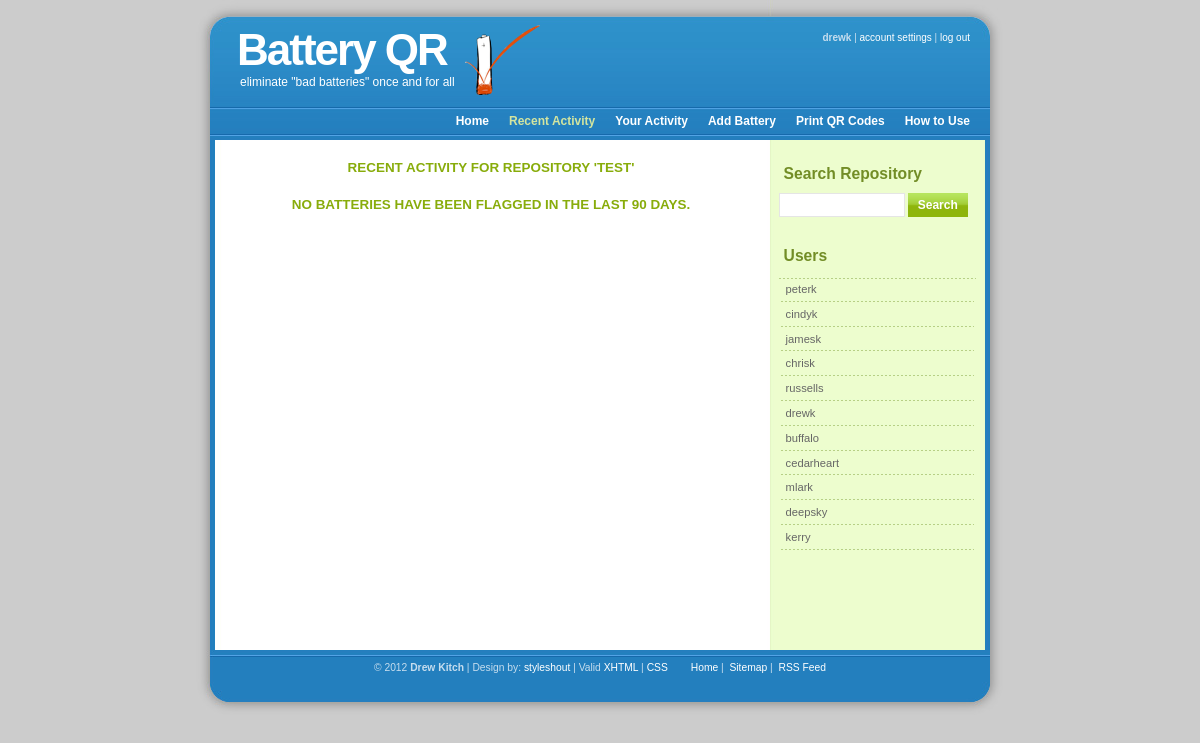
Screenshot of /batteryqr.com/recent_activity.php (signed in) with the database file from the repository.
### tables this page shows
CREATE TABLE `battery_login` (
  `login_id` int(10) unsigned NOT NULL AUTO_INCREMENT,
  `login_name` varchar(25) NOT NULL,
  `login_password` varchar(42) NOT NULL,
  `login_admin` tinyint(1) DEFAULT '0',
  `repository_id` int(10) unsigned NOT NULL,
  `date_deleted` int(10) unsigned NOT NULL,
  PRIMARY KEY (`login_id`),
  UNIQUE KEY `login_name` (`login_name`),
  KEY `repository_id` (`repository_id`)
);

CREATE TABLE `battery_repository` (
  `repository_id` int(10) unsigned NOT NULL AUTO_INCREMENT,
  `repository_name` varchar(50) NOT NULL,
  `repository_time_zone` varchar(50) DEFAULT 'America/Denver',
  PRIMARY KEY (`repository_id`)
);

### battery_include/members_only.inc (called while the page is built, shortened)
<?php
if (!($_SESSION['login_id'] && $_SESSION['login_name'] && $_SESSION['repository_id'])) {
   $navigation_page = basename($_SERVER['PHP_SELF']);
   if ($navigation_page == 'update_status.php') {
      header("Location: login.php?qr=1");
      exit();
   }
   else {
      header("Location: login.php");
      exit();
   }
}
else {
   $login_name = $_SESSION['login_name'];
   $repository_id = $_SESSION['repository_id'];
   $repository_name = get_repository_name($repository_id);
}
?>

### battery_include/battery_utilities.inc (called while the page is built, shortened)
<?php
function get_repository_name($repository_id) {
   $member_db = member_db_connect();
   if (is_numeric($repository_id)) {
      $command = "SELECT repository_name FROM battery_repository WHERE repository_id=".$repository_id.";";
      $result = mysql_query($command, $member_db);
      $data = mysql_fetch_object($result);
      $repository_name = $data->repository_name;
      return $repository_name;
   }
}
function menu_nav($page = false, $login_id = false, $user_id = false, $action = false, $listed_action = false) {
   $current_page = basename($_SERVER['PHP_SELF']);
   if ($current_page == $page && $login_id == $user_id && $user_id != false) {
      $print = "id='current'";
      return $print;
   }
   else if ($login_id != $user_id) {
      return;
   }
   if ($page == $current_page) {
      $print = "id='current'";
      return $print;
   }
}
?>

### batteryqr.com/recent_activity.php (the view, shortened to what this page needs)
<?php
require('../battery_include/battery_utilities.inc');
require('../battery_include/members_only.inc');
include('../battery_include/battery_header.inc');
$member_db = member_db_connect();
$three_months = (60 * 60 * 24) * 90;
$three_months_ago = time() - $three_months;
echo "<div id='repository_box'>
<h2>Recent Activity for Repository '".$repository_name."'</h2>";
$command = "SELECT bi.item_name,bi.item_id,bs.status_id,bs.status_flagged,bs.login_id from battery_item as bi, battery_status as bs where bi.item_id=bs.item_id
AND bs.date_deleted<=0 AND bi.repository_id=".$repository_id." AND bs.status_flagged > ".$three_months_ago." ORDER BY bs.status_flagged DESC LIMIT 0,12";
$result = mysql_query($command, $member_db);
if (mysql_num_rows($result) <=0) {
   echo "<h2>No batteries have been flagged in the last 90 days.</h2>";
}
echo "</div>";
include('../battery_include/battery_footer.inc');
?>

### battery_include/battery_header.inc (shortened to what this page needs)
<!DOCTYPE html PUBLIC "-//W3C//DTD XHTML 1.0 Strict//EN"
"http://www.w3.org/TR/xhtml1/DTD/xhtml1-strict.dtd">
<html xmlns="http://www.w3.org/1999/xhtml" xml:lang="en" lang="en">
<head>
<link rel="stylesheet" rev="stylesheet" type="text/css" href="css/styles.css" media="screen" />
<link rel="stylesheet" href="css/mobile.css" type="text/css" media="handheld" />
<link rel="stylesheet" media="screen and (max-device-width: 480px)" href="css/mobile.css" />
</head>
<body>
<div id="wrap">
	<div id="header">
		<h1 id="logo-text">Battery QR</h1>
		<h2 id="slogan">eliminate "bad batteries" once and for all</h2>
		<img id="logo-img" src="images/battery.png" alt="battery_2.png" />
		<div id="header-links">
			<p><strong><? echo $login_name; ?></strong> | <a <? echo menu_nav('edit_account.php'); ?> href="edit_account.php">account settings</a> | <a href="logout.php">log out</a></p>
		</div>
	</div>
	<div id="menu">
		<ul>
	  		<li <? echo menu_nav('index.php'); ?>><a href="index.php">Home</a></li>
	  		<li <? echo menu_nav('recent_activity.php'); ?>><a href="recent_activity.php">Recent Activity</a></li>
	  		<li <? echo menu_nav('user_history.php', $login_id, $_GET['user_id']); ?>><a href="user_history.php?user_id=<? echo $login_id; ?>">Your Activity</a></li>
      			<li <? echo menu_nav('add_battery.php'); ?>><a href="add_battery.php">Add Battery</a></li>
	      		<li <? echo menu_nav('print_qr.php'); ?>><a href="print_qr.php">Print QR Codes</a></li>
      			<li <? echo menu_nav('how_to_use.php'); ?> class="last"><a href="how_to_use.php">How to Use</a></li>
	    	</ul>
	</div>
	<div id="content-wrap">
    		<div id="sidebar">
    			 <h1>Search Repository</h1>
      			<form action="index.php" class="searchform">
        		<p>
        		<input name="search_query" class="textbox" type="text" />
          		<input class="button" value="Search" type="submit" />
        		</p>
      			</form>
      			<h1>Users</h1>
      			<?
      			   $repository_id = $_SESSION['repository_id'];
      			   $login_db = login_db_connect();
      			   $command = "SELECT login_name, login_id FROM battery_login WHERE date_deleted<=0 AND repository_id=".$repository_id." AND login_admin=0";
      			   $result = mysql_query($command, $login_db);
      			?>
      			<ul class="sidemenu">
      			        <?
      			        while ($array = mysql_fetch_assoc($result)) {
      			           echo "<li><a href='user_history.php?user_id=".$array['login_id']."'>".$array['login_name']."</a></li>";
      			        }
				?>
    			</ul>
		</div>
		<div id="main">

### batteryqr.com/css/styles.css (style rules this page uses)
* { margin: 0; padding: 0; }
html { overflow-y: scroll; }
body { background: #CCC; font: 70%/1.5em Verdana, Tahoma, arial, sans-serif; color: #555; text-align: center; }
a, a:visited { text-decoration: none; color: #2180BC; background: inherit; }
h1, h2, h3 { font-family: 'Trebuchet MS', Tahoma, Sans-serif; font-weight: Bold; }
h1 { font-size: 130%; }
h2 { font-size: 120%; text-transform: uppercase; color: #88ac0b; }
h1, h2, h3, p { padding: 10px; margin: 0; }
ul, ol { margin: 5px 20px; padding: 0 20px; }
ul li { list-style-image: url('../images/bullet.gif'); }
form { margin:10px; padding: 0 5px; border: 1px solid #f2f2f2; background-color: #EDFDCE; }
input { padding:2px; border:1px solid #eee; font: normal 1em Verdana, sans-serif; color:#777; }
input.button { font: bold 12px Arial, Sans-serif; height: 24px; margin: 0; padding: 2px 3px; color: #FFF; background: #8EB50C url('../images/button-bg.jpg') repeat-x 0 0; border: none; }
.searchform { background-color: transparent; border: none; margin: 0; padding: 5px 0 15px 0; width: 190px; }
.searchform p { margin: 0; padding: 0; }
.searchform input.textbox { width: 120px; color: #777; height: 18px; padding: 2px; border: 1px solid #E5E5E5; vertical-align: top; }
.searchform input.button { width: 60px; height: 24px; padding: 2px 5px; vertical-align: top; }
#wrap { width: 820px; background: #CCC url('../images/content.jpg') repeat-y center top; margin: 0 auto; text-align: left; }
#content-wrap { clear: both; width: 760px; padding: 0; margin: 10px auto; }
#header { width: 820px; position: relative; height: 103px; background: #CCC url('../images/header.jpg') no-repeat center top; padding: 0; color: #FFF; }
#header h1#logo-text { position: absolute; margin: 0; padding: 0; font: bolder 44px 'Trebuchet MS', Arial, Sans-serif; letter-spacing: -2px; color: #FFF; text-transform: none; top: 25px; left: 47px; }
#header h2#slogan { position: absolute; margin: 0; padding: 0; font: normal 12px 'Trebuchet MS', Arial, Sans-serif; text-transform: none; color: #FFF; top: 75px; left: 50px; }
#header img#logo-img { position: absolute; top: 25px; left: 275px; margin: 0; padding: 0; }
#header #header-links { position: absolute; top: 20px; right: 30px; color: #C6DDEE; font-size: 10px; }
#header #header-links a { color: #FFF; text-decoration: none; }
#menu { clear: both; margin: 0 auto; padding: 0; background: url('../images/menu.jpg') repeat-x 0 0; font: bold 12px/37px Verdana, Arial, Tahoma, Sans-serif; height: 37px; width: 780px; }
#menu ul { float: right; list-style: none; margin:0; padding: 0; }
#menu ul li { display: inline; }
#menu ul li a { display: block; float: left; padding: 0 10px; color: #FFF; text-decoration: none; }
#menu ul li.last a { padding-right: 20px; }
#menu ul li#current a { color: #D4E59F; }
#main { min-height: 500px; float: left; width: 70%; padding: 0; margin: 0 0 0 5px; display: inline; }
#repository_box { text-align: center; margin-left: auto; margin-right: auto; width: 80%; }
#repository_box h2 { margin-bottom: 0px; padding-bottom: 10px; }
#sidebar { float: right; width: 26.5%; padding: 0; margin: 0; color: #68774A; }
#sidebar h1 { margin-top: 10px; padding: 5px 5px; font: bold 1.4em 'Trebuchet MS', Tahoma, Sans-serif; color: #728D26; }
#sidebar ul.sidemenu { list-style: none; text-align: left; margin: 7px 4px 8px 0; padding: 0; text-decoration: none; background: url('../images/dots.jpg') repeat-x left top; }
#sidebar ul.sidemenu li { list-style: none; background: url('../images/dots.jpg') repeat-x left bottom; padding: 4px 0 4px 5px; margin: 0 2px; color: #68774A; }
#sidebar ul.sidemenu li a { text-decoration: none; background-image: none; color: #666666; }

### batteryqr.com/css/mobile.css (style rules this page uses)
* { float: none; max-width: 320px !important; }
html { overflow-y: hidden; }
html, body { padding: 3px; margin: 0; background: none; text-align: none; }
#wrap { width: 0px; padding: 0px; background: none; text-align: none; margin: 0px; }
#content-wrap { clear: none; width: 0px; padding: 0px; background: none; margin: 0px; }
#header { display: none; }
#menu { display: none; }
#sidebar { display: none; }
#main { min-height: 0px; width: 100%; float: none; display: table; }
#repository_box { width: 100%; text-align: none; }

### rows the page displays
battery_login: login_name "peterk"
battery_login: login_name "cindyk"
battery_login: login_name "jamesk"
battery_login: login_name "chrisk"
battery_login: login_name "russells"
battery_login: login_name "drewk"
battery_login: login_name "buffalo"
battery_login: login_name "cedarheart"
battery_login: login_name "mlark"
battery_login: login_name "deepsky"
battery_login: login_name "kerry"
battery_repository: repository_name "TEST"

### other values shown
$login_name "drewk"
